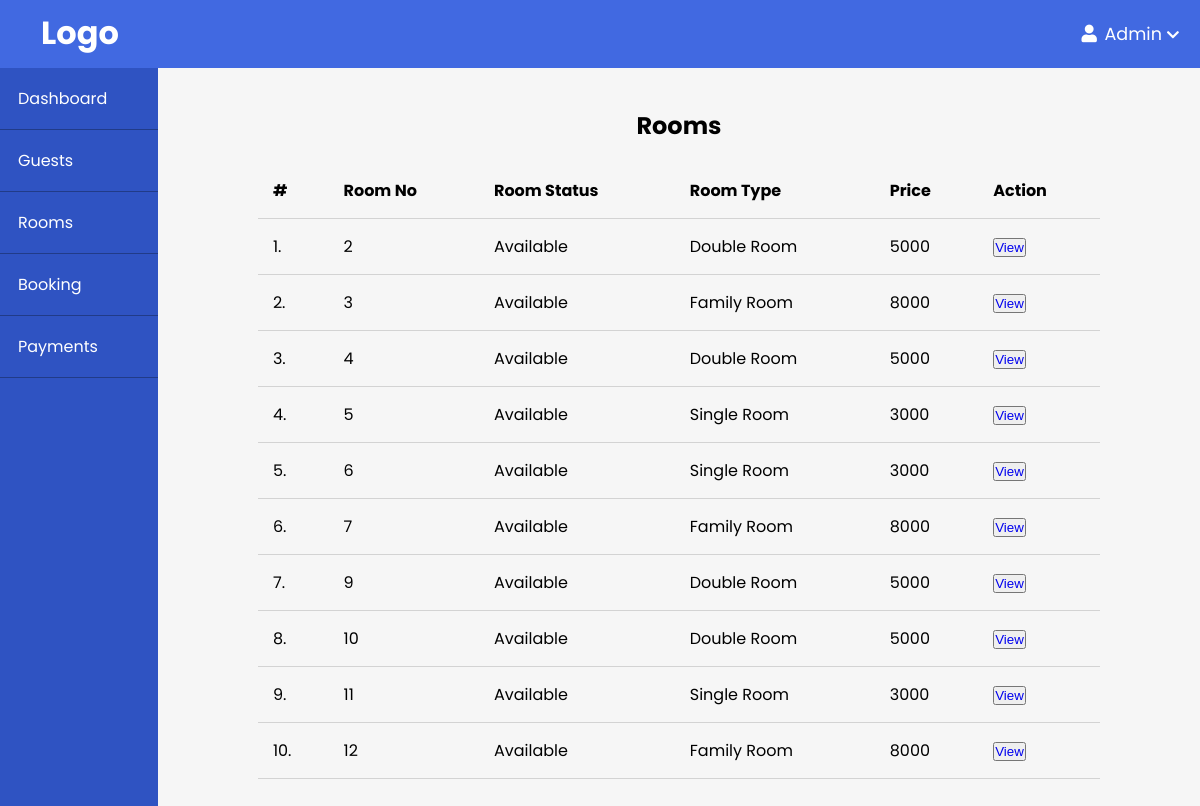
The app's page /admin/rooms/index.php with its own data.
### tables this page shows
CREATE TABLE `rooms` (
  `id` int(11) NOT NULL,
  `room_images` varchar(255) NOT NULL,
  `is_available` tinyint(2) NOT NULL,
  `room_type_id` int(100) NOT NULL
);

CREATE TABLE `room_type` (
  `id` int(100) NOT NULL,
  `name` varchar(100) NOT NULL,
  `no_of_beds` int(50) NOT NULL,
  `price` int(50) NOT NULL
);

### app/controllers/rooms.php (called while the page is built, shortened)
<?php
$sql = "SELECT r.*, rt.name, rt.price FROM rooms AS r
        JOIN room_type AS rt ON r.room_type_id=rt.id";
$rooms = executeJoinQuery($sql);

### app/database/db.php (called while the page is built, shortened)
<?php
require("connect.php");
function executeJoinQuery($sql) {
    global $conn;
    $stmt = $conn->prepare($sql);
    $stmt->execute();
    $records = $stmt->get_result()->fetch_all(MYSQLI_ASSOC);
    return $records;
}

### admin/rooms/index.php (the view, shortened to what this page needs)
<?php include(ROOT_PATH . "\app\database\db.php"); ?>
<?php include(ROOT_PATH . "/app/controllers/rooms.php") ?>
<!DOCTYPE html>
<html lang="en">
<head>
    <link href="../../assets/fontawesome/css/all.min.css"  rel="stylesheet">
    <link rel="stylesheet" href="../style.css">
</head>
<body>
     <?php include(ROOT_PATH . "/app/includes/adminHeader.php"); ?>
    <div class="admin-wrapper">
        <?php include(ROOT_PATH . "/app/includes/adminSidebar.php"); ?>
        <div class="admin-content">
            <div class="table-wrapper">
                <h2>Rooms</h2>
                <table>
                    <thead>
                        <th>#</th>
                        <th>Room No</th>
                        <th>Room Status</th>
                        <th>Room Type</th>
                        <th>Price</th>
                        <th colspan="3">Action</th>
                    </thead>
                    <?php foreach($rooms as $key => $room): ?>
                        <tr>
                            <td><?php echo $key + 1 . "."; ?></td>
                            <td><?php echo $room['id']; ?></td>
                            <td><?php echo ($room['is_available']) ? 'Available' : 'Occupied'; ?></td>
                            <td><?php echo $room['name']; ?></td>
                            <td><?php echo $room['price']; ?></td>
                            <td><button><a href="view.php?id=<?php echo $room['id']; ?>">View</a></button></td>
                        </tr>
                    <?php endforeach; ?>
                </table>
            </div>
        </div>
    </div>
</body>
</html>

### admin/style.css (style rules this page uses)
* { padding: 0; margin: 0; box-sizing: border-box; }
body { background-color: #f6f6f6; font-family: 'Poppins', sans-serif; }
table { margin: 20px auto; }
table, th, td { border: 1px solid black; border-collapse: collapse; }
th, td { padding: 10px 5px; }
a { text-decoration: none; }
.admin-wrapper { display: flex; min-height: calc(100vh - 68px); }
.admin-content { flex: 8; height: 100%; padding: 40px 100px 100px; }
.admin-content h2 { text-align: center; }
.table-wrapper table { width: 100%; border: none; }
.table-wrapper th, .table-wrapper td { padding: 15px; text-align: left; border: none; border-bottom: 1px solid #d3d3d3; }

### records on screen
rooms: id "2", is_available "Available", room_type.name "Double Room", room_type.price "5000"
rooms: id "3", is_available "Available", room_type.name "Family Room", room_type.price "8000"
rooms: id "4", is_available "Available", room_type.name "Double Room", room_type.price "5000"
rooms: id "5", is_available "Available", room_type.name "Single Room", room_type.price "3000"
rooms: id "6", is_available "Available", room_type.name "Single Room", room_type.price "3000"
rooms: id "7", is_available "Available", room_type.name "Family Room", room_type.price "8000"
rooms: id "9", is_available "Available", room_type.name "Double Room", room_type.price "5000"
rooms: id "10", is_available "Available", room_type.name "Double Room", room_type.price "5000"
rooms: id "11", is_available "Available", room_type.name "Single Room", room_type.price "3000"
rooms: id "12", is_available "Available", room_type.name "Family Room", room_type.price "8000"
